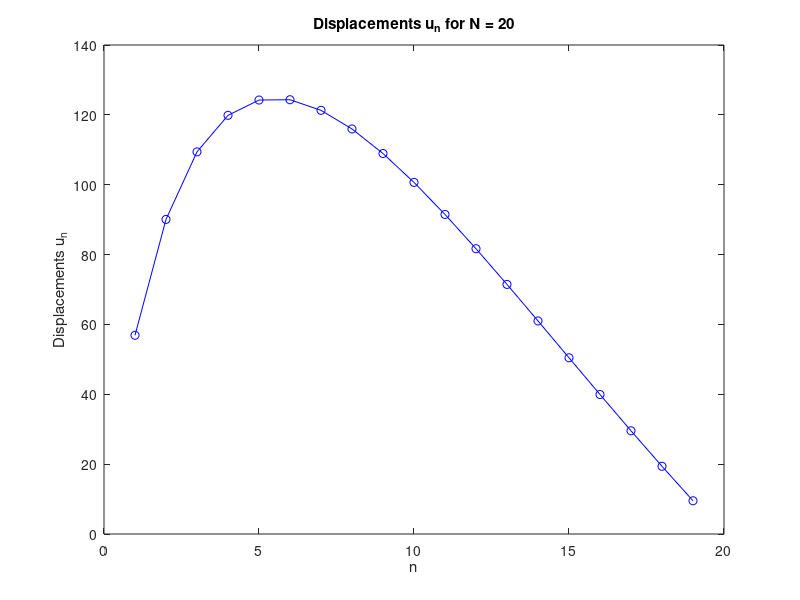

The MATLAB script that drew this image:
N = 20; % Number of springs, 
c = 1 + (1:N)/2; % Spring constants c_m = 1 + m/2
C = diag(c);  % Diagonal spring constants matrix
M = N - (1:N-1); % Masses
f = M'; % Forces

Delta = toeplitz([1, -1, zeros(1, N-2)], [1, zeros(1, N-2)]); % The First
% Differences operator

K = Delta' * C * Delta; % The definition of K
u = K \ f % Solving the system, shows displacements for each mass
residual = K*u - f % To see floating point errors

% Plotting Displacements versus n
clf;
n = 1:N-1;
plot(n, u, 'o-b'); % Plot
xlabel('n'); % Index n
ylabel('Displacements u_n'); % Displacements
title('Displacements u_n for N = 20');

